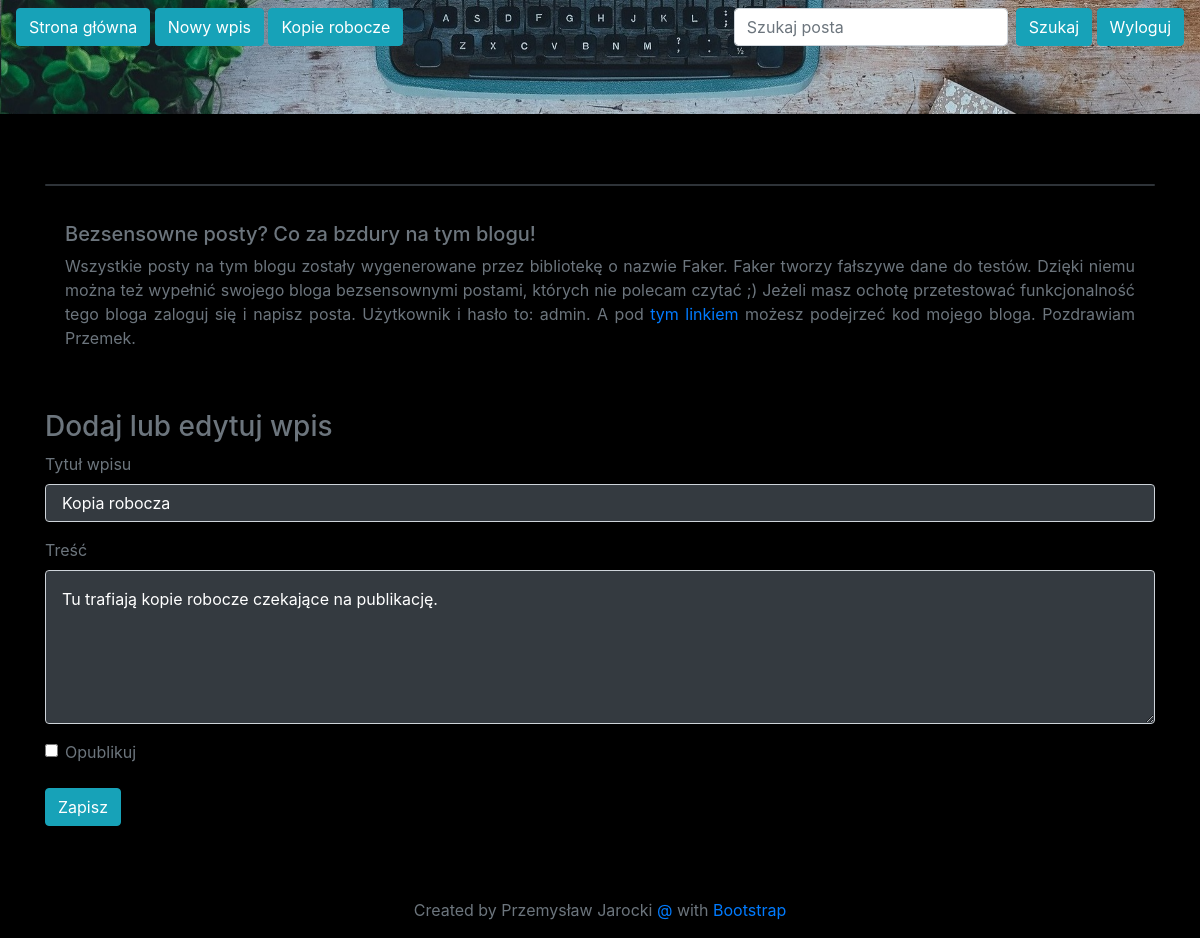
Page /edit-post/11 (signed in) on the committed database.
### blog/models.py (models this page shows)
class Entry(db.Model):
   id = db.Column(db.Integer, primary_key=True)
   title = db.Column(db.String(80), nullable=False)
   body = db.Column(db.Text, nullable=False)
   pub_date = db.Column(db.DateTime, nullable=False,
       default=datetime.datetime.utcnow)
   is_published = db.Column(db.Boolean, default=False)
   comments = db.relationship("Comment", backref="entry", lazy="dynamic")

### blog/routes.py (the view, shortened to what this page needs)
@app.route("/edit-post/<int:entry_id>", methods=["GET", "POST"])
@login_required
def edit_entry(entry_id):
   entry = Entry.query.filter_by(id=entry_id).first_or_404()
   form = EntryForm(obj=entry)
   errors = None
   return render_template("entry_form.html", form=form, errors=errors)

### blog/forms.py
class EntryForm(FlaskForm):
   title = StringField('Title', validators=[DataRequired()])
   body = TextAreaField('Content', validators=[DataRequired()])
   is_published = BooleanField('Is Published?')

### blog/routes.py (called while the page is built)
def login_required(view_func):
   @functools.wraps(view_func)
   def check_permissions(*args, **kwargs):
       if session.get('logged_in'):
           return view_func(*args, **kwargs)
       return redirect(url_for('login', next=request.path))
   return check_permissions

### blog/templates/entry_form.html (shortened to what this page needs)
{% extends "base.html" %}
{% block content %}
<h3 class="text-secondary">
Dodaj lub edytuj wpis
</h3>
<form action="" method="POST">
<div class="form-group text-secondary">
<label for="title">Tytuł wpisu</label>
{{ form.title(class_="form-control p-3 mb-2 bg-dark text-white") }}
</div>
<div class="form-group text-secondary">
<label for="body">Treść</label>
{{ form.body(class_="form-control p-3 mb-2 bg-dark text-white", cols="100", rows="5") }}
</div>
<div class="form-check">
{{ form.is_published(class_="form-check-input") }}
<label class="form-check-label text-secondary" for="is_published">Opublikuj</label>
</div>
<button type="submit" class="btn btn-info my-2 my-lg-0">Zapisz</button>
</form>
{% endblock %}

### blog/templates/base.html (style rules this page uses)
body { padding-top: 10rem; }

### rows in the picture
Entry: title "Kopia robocza", body "Tu trafiają kopie robocze czekające na publikację."
